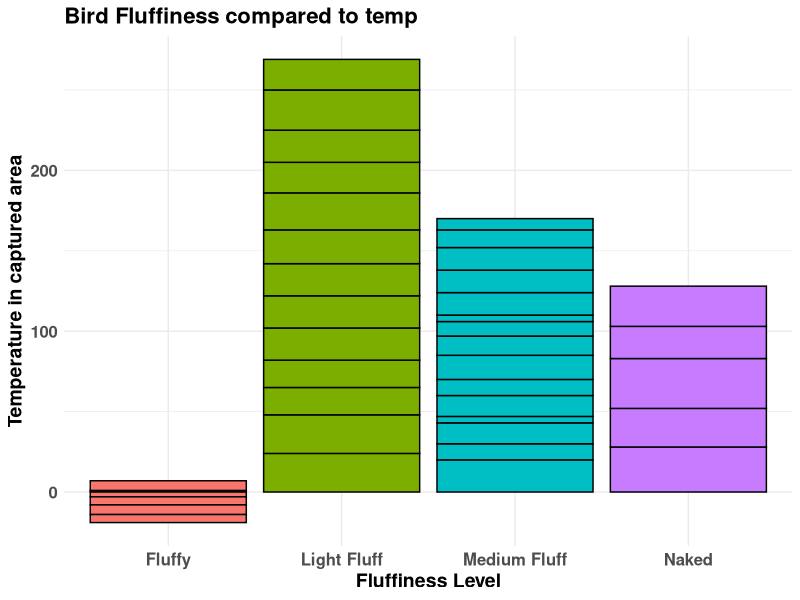
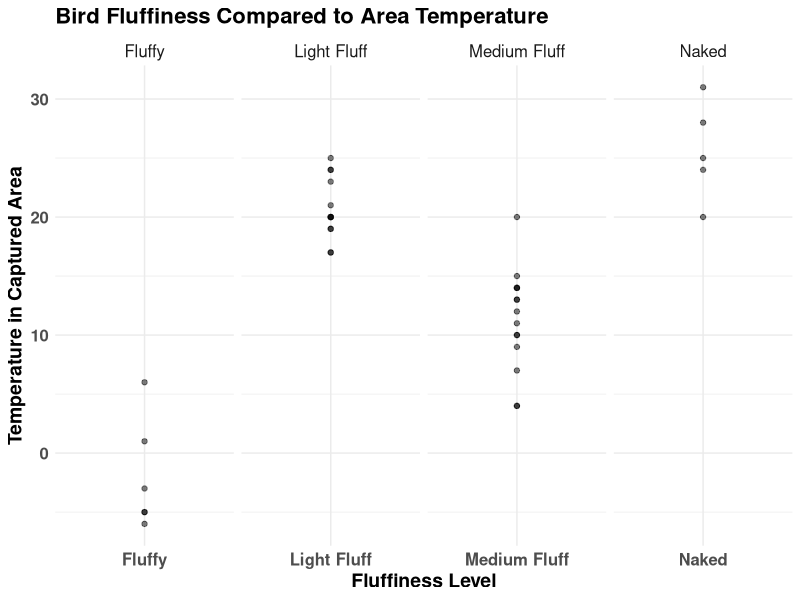
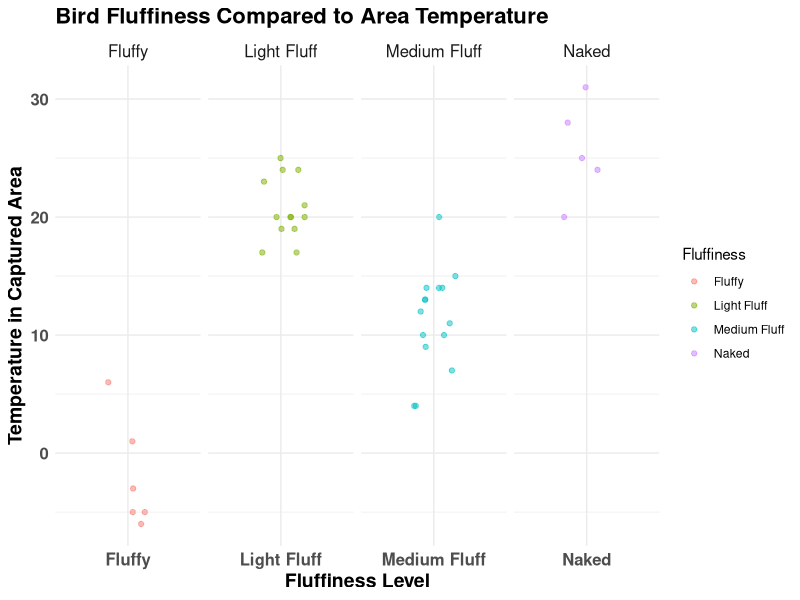
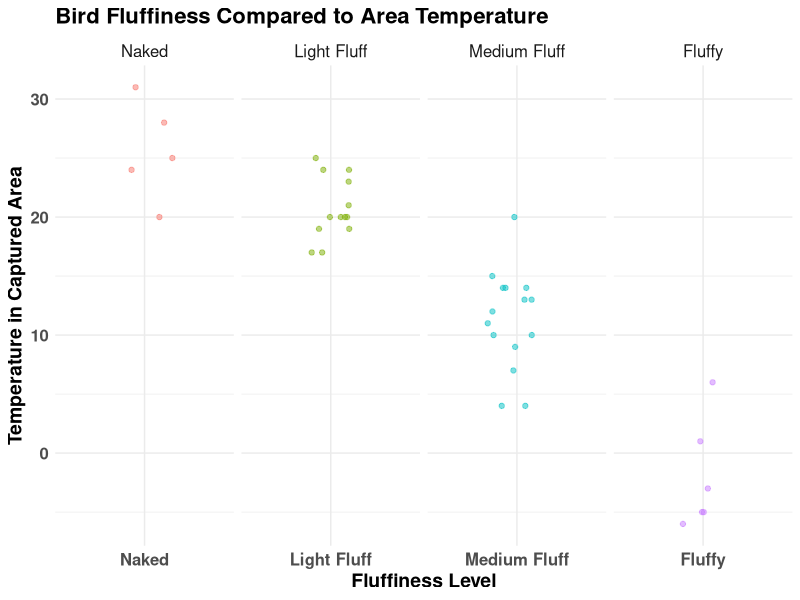
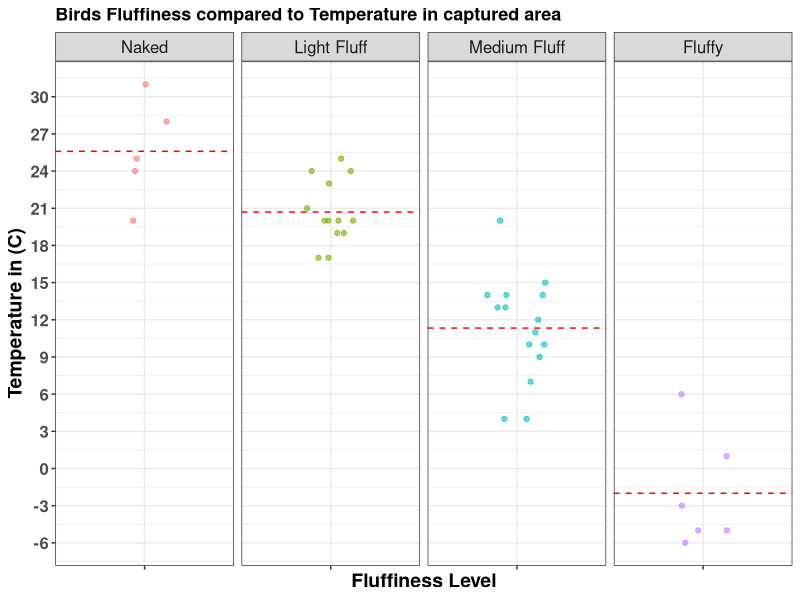

Source code (R) for these figures, in order:
## ---- chunk 1
library(tidyverse)
library(readxl)
library(dplyr)
## ---- chunk 2
# Read the Excel file
Fluffy_data <- read_excel("F_data.xlsx")
## ---- chunk 3
ggplot(Fluffy_data, aes(x = Fluffiness, y = Temp_Area)) +
  geom_bar(stat = "identity", aes(fill = Fluffiness), color = "black") +
  labs(
    title = "Bird Fluffiness compared to temp",
    x = "Fluffiness Level",
    y = "Temperature in captured area"
  ) +
  theme_minimal() +
  theme(
    axis.text.x = element_text(size = 12, face = "bold"),
    axis.text.y = element_text(size = 12, face = "bold"),
    axis.title.x = element_text(size = 14, face = "bold"),
    axis.title.y = element_text(size = 14, face = "bold"),
    plot.title = element_text(size = 16, face = "bold"),
    legend.position = "none"
  )
## ---- chunk 4

ggplot(Fluffy_data, aes(x = Fluffiness, y = Temp_Area)) +
  geom_point(alpha = 0.5) +  # Use transparency for better visual overlap handling
  facet_grid(. ~ Fluffiness, scales = "free_x") +  # Facet by Fluffiness to compare per category
  labs(
    title = "Bird Fluffiness Compared to Area Temperature",
    y = "Temperature in Captured Area",
    x = "Fluffiness Level"
  ) +
  theme_minimal() +
  theme(
    axis.text.x = element_text(size = 12, face = "bold"),
    axis.text.y = element_text(size = 12, face = "bold"),
    axis.title.x = element_text(size = 14, face = "bold"),
    axis.title.y = element_text(size = 14, face = "bold"),
    plot.title = element_text(size = 16, face = "bold"),
    strip.text = element_text(size = 12)
  )

## ---- chunk 5

ggplot(Fluffy_data, aes(x = Fluffiness, y = Temp_Area)) +
  geom_jitter(aes(color = Fluffiness), width = 0.2, height = 0, alpha = 0.5) +  # Jitter the points horizontally
  facet_grid(. ~ Fluffiness, scales = "free_x") +  # Facet by Fluffiness to compare per category
  labs(
    title = "Bird Fluffiness Compared to Area Temperature",
    y = "Temperature in Captured Area",
    x = "Fluffiness Level"
  ) +
  theme_minimal() +
  theme(
    axis.text.x = element_text(size = 12, face = "bold"),
    axis.text.y = element_text(size = 12, face = "bold"),
    axis.title.x = element_text(size = 14, face = "bold"),
    axis.title.y = element_text(size = 14, face = "bold"),
    plot.title = element_text(size = 16, face = "bold"),
    strip.text = element_text(size = 12)
  )

## ---- chunk 6

# Correctly convert Fluffiness to a factor with the desired order
Fluffy_data$Fluffiness <- factor(Fluffy_data$Fluffiness, 
                                  levels = c("Naked", "Light Fluff", "Medium Fluff", "Fluffy", "Cloud Fluffy", "Only Fluff"))

ggplot(Fluffy_data, aes(x = Fluffiness, y = Temp_Area)) +
  geom_jitter(aes(color = Fluffiness), width = 0.2, height = 0, alpha = 0.5) +
  facet_grid(. ~ Fluffiness, scales = "free_x") +
  labs(
    title = "Bird Fluffiness Compared to Area Temperature",
    y = "Temperature in Captured Area",
    x = "Fluffiness Level"
  ) +
  theme_minimal() +
  theme(
    axis.text.x = element_text(size = 12, face = "bold"),
    axis.text.y = element_text(size = 12, face = "bold"),
    axis.title.x = element_text(size = 14, face = "bold"),
    axis.title.y = element_text(size = 14, face = "bold"),
    plot.title = element_text(size = 16, face = "bold"),
    strip.text = element_text(size = 12),
    legend.position = "none" 
  )

## ---- chunk 7

# Convert Fluffiness to a factor with the desired order
Fluffy_data$Fluffiness <- factor(Fluffy_data$Fluffiness, 
 levels = c("Naked", "Light Fluff", "Medium Fluff", "Fluffy"))

# Calculate mean temperatures for each Fluffiness level
mean_values <- Fluffy_data %>%
  group_by(Fluffiness) %>%
  summarize(mean_temp = mean(Temp_Area))

ggplot(Fluffy_data, aes(x = Fluffiness, y = Temp_Area)) +
  geom_jitter(aes(color = Fluffiness), width = 0.2, height = 0, alpha = 0.6) + 
  # Add horizontal lines showing the mean temperature for each Fluffiness level
  geom_hline(data = mean_values, aes(yintercept = mean_temp), linetype = "dashed", color = "red") +
  facet_grid(. ~ Fluffiness, scales = "free_x") +  
   scale_y_continuous(breaks = seq(from = min(Fluffy_data$Temp_Area), 
                                  to = max(Fluffy_data$Temp_Area), by = 3)) +  # Customize breaks 
  labs(
    title = "Birds Fluffiness compared to Temperature in captured area",
    y = "Temperature in (C)",
    x = "Fluffiness Level"
  ) +
  theme_bw() +
  theme(
    axis.text.x = element_blank(),
    axis.text.y = element_text(size = 12, face = "bold"),
    axis.title.x = element_text(size = 14, face = "bold"),
    axis.title.y = element_text(size = 14, face = "bold"),
    plot.title = element_text(size = 13, face = "bold"),
    strip.text = element_text(size = 12),
    legend.position = "none"
  )

